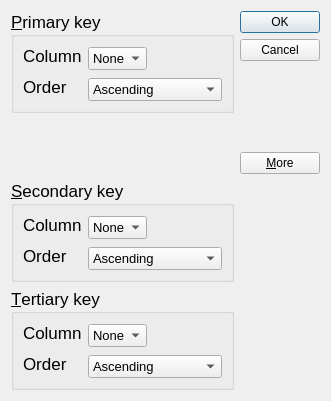
<?xml version="1.0" encoding="UTF-8"?>
<ui version="4.0">
 <class>ExtensionDialog</class>
 <widget class="QDialog" name="ExtensionDialog">
  <property name="geometry">
   <rect>
    <x>0</x>
    <y>0</y>
    <width>331</width>
    <height>401</height>
   </rect>
  </property>
  <property name="windowTitle">
   <string>Sort </string>
  </property>
  <layout class="QGridLayout" name="gridLayout_4">
   <item row="0" column="1" rowspan="2">
    <layout class="QVBoxLayout" name="verticalLayout">
     <item>
      <widget class="QPushButton" name="okButton">
       <property name="text">
        <string>OK</string>
       </property>
       <property name="default">
        <bool>true</bool>
       </property>
      </widget>
     </item>
     <item>
      <widget class="QPushButton" name="cancelButton">
       <property name="enabled">
        <bool>true</bool>
       </property>
       <property name="text">
        <string>Cancel</string>
       </property>
      </widget>
     </item>
     <item>
      <spacer name="verticalSpacer">
       <property name="orientation">
        <enum>Qt::Vertical</enum>
       </property>
       <property name="sizeHint" stdset="0">
        <size>
         <width>20</width>
         <height>0</height>
        </size>
       </property>
      </spacer>
     </item>
     <item>
      <widget class="QPushButton" name="moreButton">
       <property name="text">
        <string>&amp;More</string>
       </property>
       <property name="checkable">
        <bool>true</bool>
       </property>
      </widget>
     </item>
    </layout>
   </item>
   <item row="1" column="0">
    <spacer name="verticalSpacer_2">
     <property name="orientation">
      <enum>Qt::Vertical</enum>
     </property>
     <property name="sizeHint" stdset="0">
      <size>
       <width>20</width>
       <height>0</height>
      </size>
     </property>
    </spacer>
   </item>
   <item row="0" column="0">
    <widget class="QGroupBox" name="primaryGroupBox">
     <property name="font">
      <font>
       <pointsize>13</pointsize>
      </font>
     </property>
     <property name="title">
      <string>&amp;Primary key</string>
     </property>
     <layout class="QGridLayout" name="gridLayout">
      <item row="0" column="0">
       <widget class="QLabel" name="label">
        <property name="font">
         <font>
          <pointsize>13</pointsize>
         </font>
        </property>
        <property name="text">
         <string>Column</string>
        </property>
       </widget>
      </item>
      <item row="0" column="1" rowspan="2">
       <widget class="QComboBox" name="primaryColumnCombo">
        <property name="font">
         <font>
          <pointsize>10</pointsize>
         </font>
        </property>
        <item>
         <property name="text">
          <string>None</string>
         </property>
        </item>
       </widget>
      </item>
      <item row="0" column="2" rowspan="2">
       <spacer name="horizontalSpacer">
        <property name="orientation">
         <enum>Qt::Horizontal</enum>
        </property>
        <property name="sizeHint" stdset="0">
         <size>
          <width>85</width>
          <height>20</height>
         </size>
        </property>
       </spacer>
      </item>
      <item row="1" column="0" rowspan="2">
       <widget class="QLabel" name="label_2">
        <property name="font">
         <font>
          <pointsize>13</pointsize>
         </font>
        </property>
        <property name="text">
         <string>Order</string>
        </property>
       </widget>
      </item>
      <item row="2" column="1" colspan="2">
       <widget class="QComboBox" name="primaryOrderCombo">
        <property name="font">
         <font>
          <pointsize>10</pointsize>
         </font>
        </property>
        <item>
         <property name="text">
          <string>Ascending</string>
         </property>
        </item>
        <item>
         <property name="text">
          <string>Descending</string>
         </property>
        </item>
       </widget>
      </item>
     </layout>
    </widget>
   </item>
   <item row="2" column="0">
    <widget class="QGroupBox" name="secondaryGroupBox">
     <property name="font">
      <font>
       <pointsize>13</pointsize>
      </font>
     </property>
     <property name="title">
      <string>&amp;Secondary key</string>
     </property>
     <layout class="QGridLayout" name="gridLayout_2">
      <item row="0" column="0">
       <widget class="QLabel" name="label_3">
        <property name="font">
         <font>
          <pointsize>13</pointsize>
         </font>
        </property>
        <property name="text">
         <string>Column</string>
        </property>
       </widget>
      </item>
      <item row="0" column="1" rowspan="2">
       <widget class="QComboBox" name="secondaryColumnCombo">
        <property name="font">
         <font>
          <pointsize>10</pointsize>
         </font>
        </property>
        <item>
         <property name="text">
          <string>None</string>
         </property>
        </item>
       </widget>
      </item>
      <item row="0" column="2" rowspan="2">
       <spacer name="horizontalSpacer_2">
        <property name="orientation">
         <enum>Qt::Horizontal</enum>
        </property>
        <property name="sizeHint" stdset="0">
         <size>
          <width>58</width>
          <height>20</height>
         </size>
        </property>
       </spacer>
      </item>
      <item row="1" column="0" rowspan="2">
       <widget class="QLabel" name="label_4">
        <property name="font">
         <font>
          <pointsize>13</pointsize>
         </font>
        </property>
        <property name="text">
         <string>Order</string>
        </property>
       </widget>
      </item>
      <item row="2" column="1" colspan="2">
       <widget class="QComboBox" name="secondaryOrderCombo">
        <property name="font">
         <font>
          <pointsize>10</pointsize>
         </font>
        </property>
        <item>
         <property name="text">
          <string>Ascending</string>
         </property>
        </item>
        <item>
         <property name="text">
          <string>Descending</string>
         </property>
        </item>
       </widget>
      </item>
     </layout>
    </widget>
   </item>
   <item row="3" column="0">
    <widget class="QGroupBox" name="tertiaryGroupBox">
     <property name="font">
      <font>
       <pointsize>13</pointsize>
      </font>
     </property>
     <property name="title">
      <string>&amp;Tertiary key</string>
     </property>
     <layout class="QGridLayout" name="gridLayout_3">
      <item row="0" column="0">
       <widget class="QLabel" name="label_5">
        <property name="font">
         <font>
          <pointsize>13</pointsize>
         </font>
        </property>
        <property name="text">
         <string>Column</string>
        </property>
       </widget>
      </item>
      <item row="0" column="1" rowspan="2">
       <widget class="QComboBox" name="tertiaryColumnCombo">
        <property name="font">
         <font>
          <pointsize>10</pointsize>
         </font>
        </property>
        <item>
         <property name="text">
          <string>None</string>
         </property>
        </item>
       </widget>
      </item>
      <item row="0" column="2" rowspan="2">
       <spacer name="horizontalSpacer_3">
        <property name="orientation">
         <enum>Qt::Horizontal</enum>
        </property>
        <property name="sizeHint" stdset="0">
         <size>
          <width>58</width>
          <height>20</height>
         </size>
        </property>
       </spacer>
      </item>
      <item row="1" column="0" rowspan="2">
       <widget class="QLabel" name="label_6">
        <property name="font">
         <font>
          <pointsize>13</pointsize>
         </font>
        </property>
        <property name="text">
         <string>Order</string>
        </property>
       </widget>
      </item>
      <item row="2" column="1" colspan="2">
       <widget class="QComboBox" name="tertiaryOrderCombo">
        <property name="font">
         <font>
          <pointsize>10</pointsize>
         </font>
        </property>
        <item>
         <property name="text">
          <string>Ascending</string>
         </property>
        </item>
        <item>
         <property name="text">
          <string>Descending</string>
         </property>
        </item>
       </widget>
      </item>
     </layout>
    </widget>
   </item>
  </layout>
 </widget>
 <resources/>
 <connections>
  <connection>
   <sender>okButton</sender>
   <signal>clicked()</signal>
   <receiver>ExtensionDialog</receiver>
   <slot>accept()</slot>
   <hints>
    <hint type="sourcelabel">
     <x>252</x>
     <y>25</y>
    </hint>
    <hint type="destinationlabel">
     <x>83</x>
     <y>137</y>
    </hint>
   </hints>
  </connection>
  <connection>
   <sender>cancelButton</sender>
   <signal>clicked()</signal>
   <receiver>ExtensionDialog</receiver>
   <slot>reject()</slot>
   <hints>
    <hint type="sourcelabel">
     <x>291</x>
     <y>61</y>
    </hint>
    <hint type="destinationlabel">
     <x>143</x>
     <y>148</y>
    </hint>
   </hints>
  </connection>
  <connection>
   <sender>moreButton</sender>
   <signal>toggled(bool)</signal>
   <receiver>secondaryGroupBox</receiver>
   <slot>setVisible(bool)</slot>
   <hints>
    <hint type="sourcelabel">
     <x>276</x>
     <y>173</y>
    </hint>
    <hint type="destinationlabel">
     <x>233</x>
     <y>240</y>
    </hint>
   </hints>
  </connection>
  <connection>
   <sender>moreButton</sender>
   <signal>toggled(bool)</signal>
   <receiver>tertiaryGroupBox</receiver>
   <slot>setVisible(bool)</slot>
   <hints>
    <hint type="sourcelabel">
     <x>294</x>
     <y>184</y>
    </hint>
    <hint type="destinationlabel">
     <x>234</x>
     <y>345</y>
    </hint>
   </hints>
  </connection>
 </connections>
</ui>
